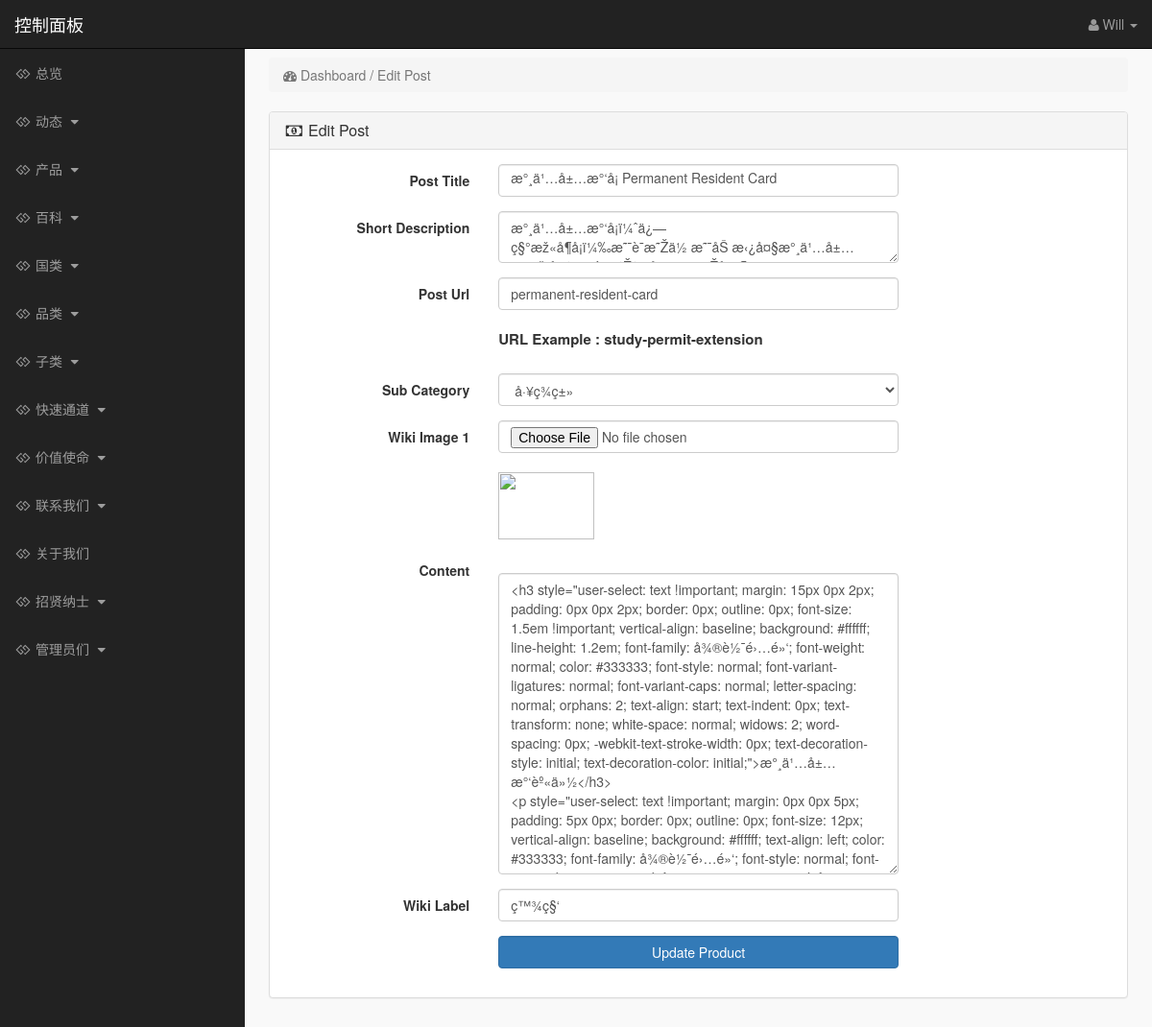
The page /admin_area/index.php?edit_wiki=30 (signed in) on the database as committed earlier.
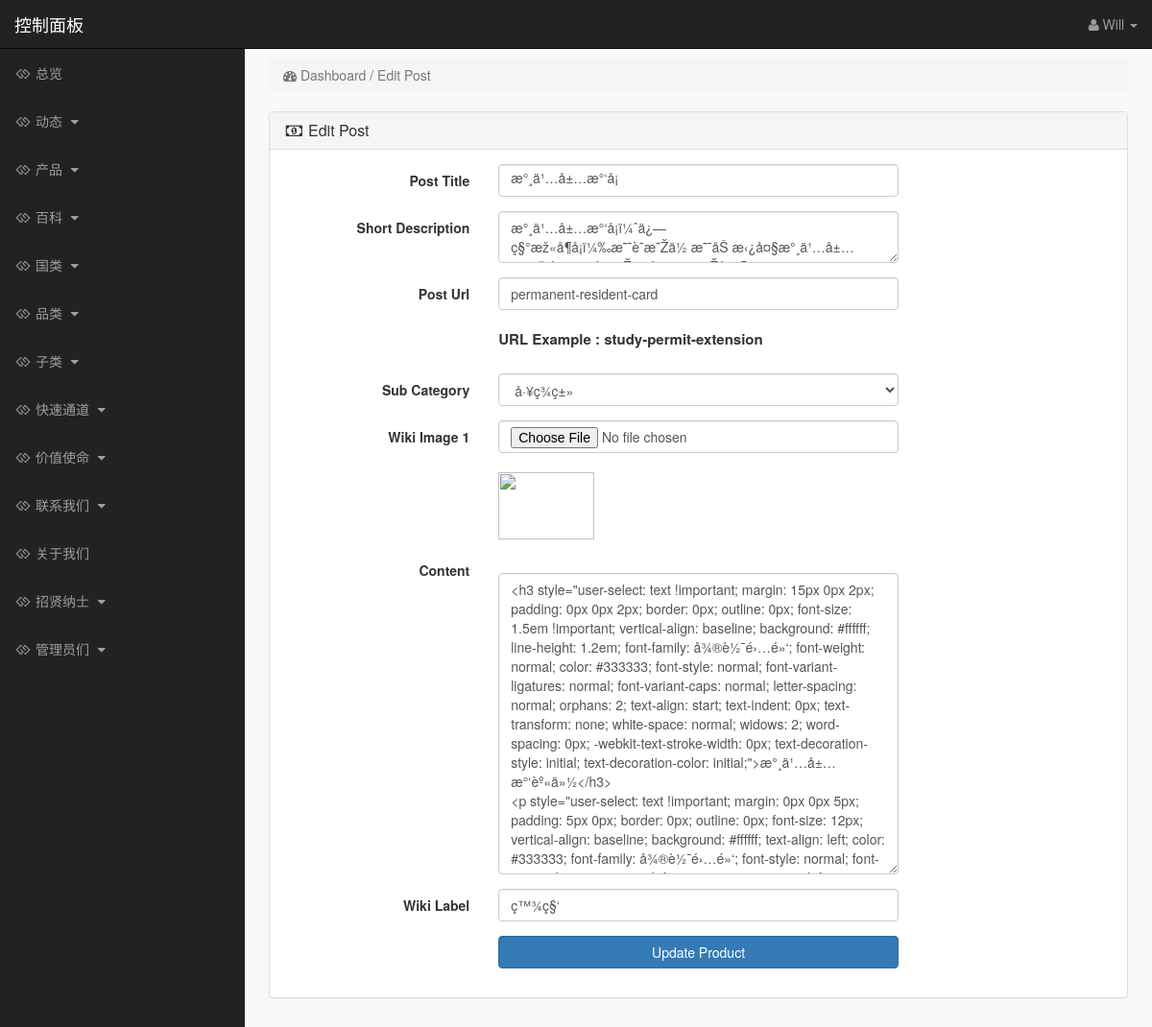
The same page on the database as committed later.
### tables this page shows
CREATE TABLE `products` (
  `product_id` int(10) NOT NULL,
  `p_cat_id` int(10) NOT NULL,
  `cat_id` int(10) NOT NULL,
  `manufacturer_id` int(10) NOT NULL,
  `date` timestamp NOT NULL DEFAULT CURRENT_TIMESTAMP ON UPDATE CURRENT_TIMESTAMP,
  `product_title` text NOT NULL,
  `product_url` text NOT NULL,
  `product_img1` text NOT NULL,
  `product_img2` text NOT NULL,
  `product_img3` text NOT NULL,
  `product_price` int(10) NOT NULL,
  `product_psp_price` int(100) NOT NULL,
  `product_desc` text NOT NULL,
  `product_features` text NOT NULL,
  `product_video` text NOT NULL,
  `product_keywords` text NOT NULL,
  `product_label` text NOT NULL,
  `status` varchar(255) NOT NULL
);

### admin_area/edit_wiki.php (the view, shortened to what the changed rows need)
<?php
if (!isset($_SESSION['admin_email'])) {
    echo "<script>window.open('login.php','_self')</script>";
} else {
    ?>
    <?php
    if (isset($_GET['edit_wiki'])) {
        $edit_id = $_GET['edit_wiki'];
        $get_p = "select * from products where product_id='$edit_id'";
        $run_edit = mysqli_query($con, $get_p);
        $row_edit = mysqli_fetch_array($run_edit);
        $p_title = $row_edit['product_title'];
        $cat = $row_edit['cat_id'];
        $p_image1 = $row_edit['product_img1'];
        $p_desc = $row_edit['product_desc'];
        $p_label = $row_edit['product_label'];
        $p_url = $row_edit['product_url'];
        $p_features = $row_edit['product_features'];
    }
    $get_cat = "select * from categories where cat_id='$cat'";
    $run_cat = mysqli_query($con, $get_cat);
    $row_cat = mysqli_fetch_array($run_cat);
    $cat_title = $row_cat['cat_title'];
    ?>
    <!DOCTYPE html>
    <html>
    <head>
    </head>
    <body>
    <div class="row">
        <div class="col-lg-12">
            <ol class="breadcrumb">
                <li class="active">
                    <i class="fa fa-dashboard"> </i> Dashboard / Edit Post
                </li>
            </ol>
        </div>
    </div>
    <div class="row">
        <div class="col-lg-12">
            <div class="panel panel-default">
                <div class="panel-heading">
                    <h3 class="panel-title">
                        <i class="fa fa-money fa-fw"></i> Edit Post
                    </h3>
                </div>
                <div class="panel-body">
                    <form class="form-horizontal" method="post" enctype="multipart/form-data">
                        <div class="form-group">
                            <label class="col-md-3 control-label"> Post Title </label>
                            <div class="col-md-6">
                                <input type="text" name="product_title" class="form-control" required
                                       value="<?php echo $p_title; ?>">
                            </div>
                        </div>
                        <div class="form-group">
                            <label class="col-md-3 control-label"> Short Description </label>
                            <div class="col-md-6">
                                <textarea type="text" name="product_features" class="form-control" rows="2"><?php echo $p_features; ?></textarea>
                            </div>
                        </div>
                        <div class="form-group">
                            <label class="col-md-3 control-label"> Post Url </label>
                            <div class="col-md-6">
                                <input type="text" name="product_url" class="form-control" required
                                       value="<?php echo $p_url; ?>">
                                <br>
                                <p style="font-size:15px; font-weight:bold;">
                                    URL Example : study-permit-extension
                                </p>
                            </div>
                        </div>
                        <div class="form-group">
                            <label class="col-md-3 control-label">Sub Category </label>
                            <div class="col-md-6">
                                <select name="cat" class="form-control">
                                    <option value="<?php echo $cat; ?>"> <?php echo $cat_title; ?> </option>
                                </select>
                            </div>
                        </div>
                        <div class="form-group">
                            <label class="col-md-3 control-label"> Wiki Image 1 </label>
                            <div class="col-md-6">
                                <input type="file" name="product_img1" class="form-control">
                                <br><img src="product_images/<?php echo $p_image1; ?>" width="100" height="70">
                            </div>
                        </div>
                        <div class="form-group">
                            <label class="col-md-3 control-label"> Content </label>
                            <div class="col-md-6">
                                <div class="tab-content">
                                    <div id="description" class="tab-pane fade in active">
                                        <br>
                                        <textarea name="product_desc" class="form-control" rows="15" id="product_desc"><?php echo $p_desc; ?></textarea>
                                    </div>
                                </div>
                            </div>
                        </div>
                        <div class="form-group">
                            <label class="col-md-3 control-label"> Wiki Label </label>
                            <div class="col-md-6">
                                <input type="text" name="product_label" class="form-control" required
                                       value="<?php echo $p_label; ?>">
                            </div>
                        </div>
                        <div class="form-group">
                            <label class="col-md-3 control-label"></label>
                            <div class="col-md-6">
                                <input type="submit" name="update" value="Update Product"
                                       class="btn btn-primary form-control">
                            </div>
                        </div>
                    </form>
                </div>
            </div>
        </div>
    </div>
    </body>
    </html>
<?php } ?>

Rows that differ between the two databases and show on the page:
changed products "permanent-resident-card": product_title "æ°¸ä¹…å±…æ°‘å¡ Permanent Resident Card" → "æ°¸ä¹…å±…æ°‘å¡"
